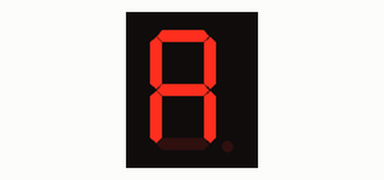
This sketch was run on a simulated Arduino Uno, built with avr-gcc and run on an emulated ATmega328P. Shown: 1-digit seven-segment display. Wiring (inferred from the names in the program): 1-digit 7-segment display, segments lit when LOW: segments pin 2, pin 3, pin 4, pin 5, pin 6, pin 7, pin 8. The segment pins are drawn as the display they are named for.

Above: at 0.1 s.
At 1.1 s:
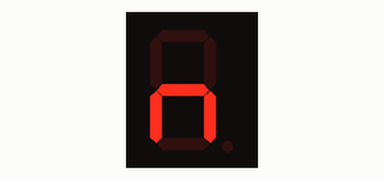
At 2.1 s:
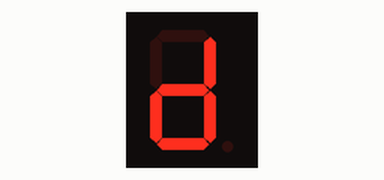
At 3.1 s:
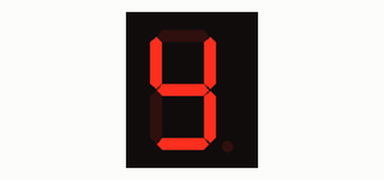

The sketch:

Andy_L2_7SegName.ino
```cpp
/*
 * This code will display ANDY in order on the 7Seg display
 */


int a = 2; //Setting up the integers with the corresponding pin numbers
int b = 3;
int c = 4;
int d = 5;
int e = 6;
int f = 7;
int g = 8;

void setup() {
  pinMode (a, OUTPUT); //set specified pin number to be output
  pinMode (b, OUTPUT);
  pinMode (c, OUTPUT);
  pinMode (d, OUTPUT);
  pinMode (e, OUTPUT);
  pinMode (f, OUTPUT);
  pinMode (g, OUTPUT);
}
void clearAll() //creating function clearAll to turn all lights off
{
  digitalWrite (a, HIGH); //anode 7 seg needs power to turn off LED
  digitalWrite (b, HIGH);
  digitalWrite (c, HIGH);
  digitalWrite (d, HIGH);
  digitalWrite (e, HIGH);
  digitalWrite (f, HIGH);
  digitalWrite (g, HIGH);
}
void letterA(){
  clearAll(); //turning all LEDs off before powering certain ones on
  digitalWrite (a, LOW); //turning on specified LED to display specified letter
  digitalWrite (b, LOW);
  digitalWrite (c, LOW);
  digitalWrite (e, LOW);
  digitalWrite (f, LOW);
  digitalWrite (g, LOW);
}
void letterN(){
  clearAll();
  digitalWrite (c, LOW);
  digitalWrite (e, LOW);
  digitalWrite (g, LOW);
}
void letterD(){
  clearAll();
  digitalWrite (b, LOW);
  digitalWrite (c, LOW);
  digitalWrite (d, LOW);
  digitalWrite (e, LOW);
  digitalWrite (g, LOW);
}
void letterY(){
  clearAll();
  digitalWrite (b, LOW);
  digitalWrite (c, LOW);
  digitalWrite (d, LOW);
  digitalWrite (f, LOW);
  digitalWrite (g, LOW);
}

void loop() { //looping command
letterA(); //calling function letterA
delay (1000); //delay 1 second before next letter appears
letterN(); //calling function letterN
delay (1000);
letterD(); //calling function letterD
delay (1000);
letterY(); //calling function letterY
delay (1000);
}
```

Measured:
- by itself, everything shown: repeats every 4.0 s, in 4 steps
- what the display in image 1 shows lasts 1.0 s, from 1.0 s to 2.0 s
